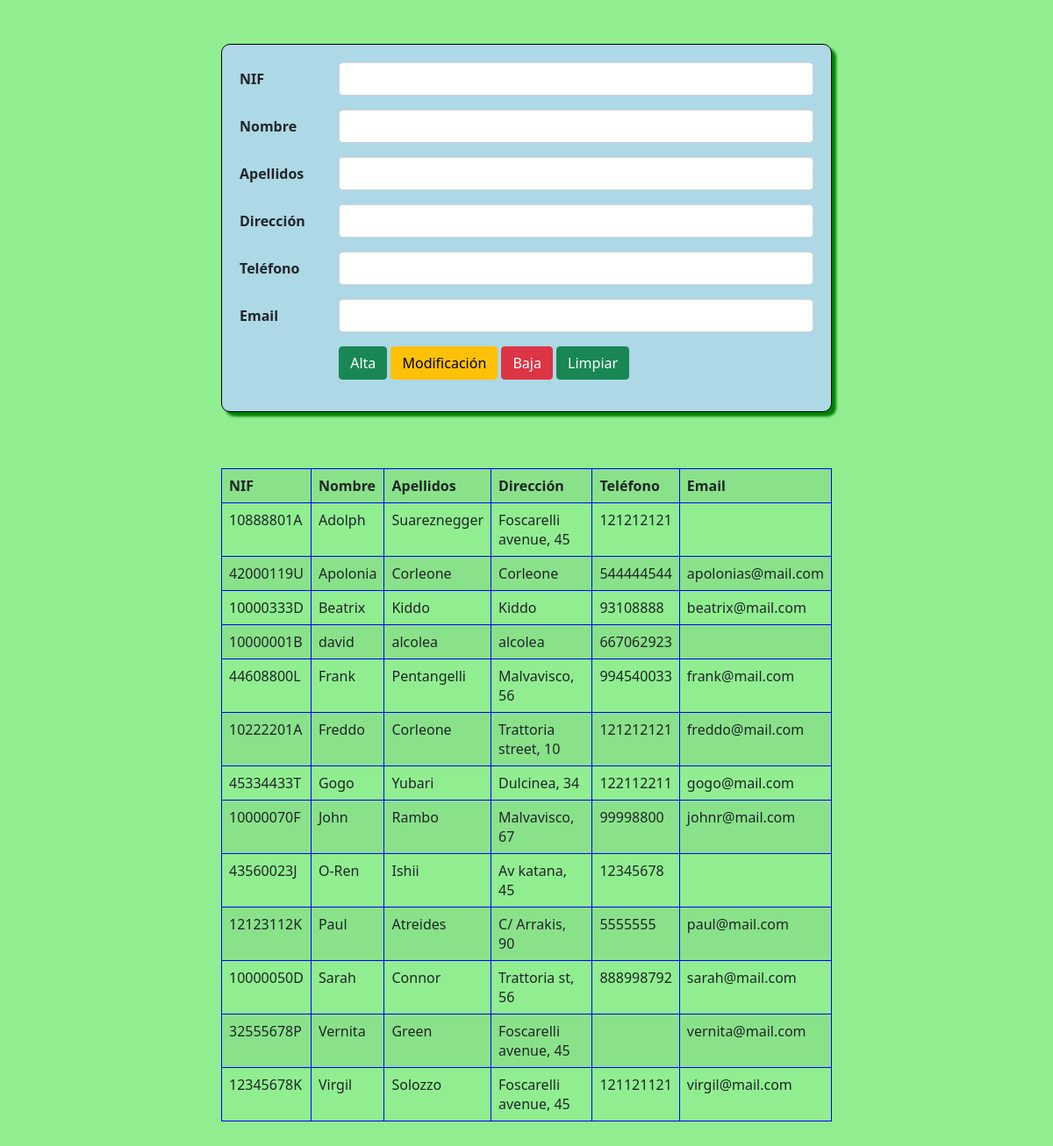
The page / on the database its author committed.
### tables this page shows
CREATE TABLE `personas` (
  `idpersona` int(11) NOT NULL,
  `nif` char(9) NOT NULL,
  `nombre` varchar(40) NOT NULL,
  `apellidos` varchar(80) NOT NULL,
  `direccion` varchar(120) NOT NULL,
  `telefono` char(9) NOT NULL,
  `email` varchar(80) DEFAULT NULL,
  `fechaalta` timestamp NOT NULL DEFAULT current_timestamp() ON UPDATE current_timestamp()
);

### index.php (the view, shortened to what this page needs)
<?php
$conexionBanco = conectar();
$sql = "SELECT * FROM personas ORDER BY nombre, apellidos";
$objetoDatos = mysqli_query($conexionBanco, $sql);
if ($objetoDatos->num_rows == 0) {
	echo "No se encontraron personas.";
} else {
	$personas = mysqli_fetch_all($objetoDatos, MYSQLI_ASSOC);
}
?>
<html>
<head>
	<link href="https://cdn.jsdelivr.net/npm/bootstrap@5.1.3/dist/css/bootstrap.min.css" rel="stylesheet">
	<link rel="stylesheet" type="text/css" href="css/estilos.css">
</head>
<body>
	<div class='container'>
		<form id='formulario' method='post' action='#'>
			<div class="row mb-3">
				<label for="nif" class="col-sm-2 col-form-label">NIF</label>
				<div class="col-sm-10">
					<input type="text" class="form-control" id="nif" name='nif' value="<?php echo $_SESSION['nif'] ?? null ?>">
				</div>
			</div>
			<div class="row mb-3">
				<label for="nombre" class="col-sm-2 col-form-label">Nombre</label>
				<div class="col-sm-10">
					<input type="text" class="form-control" id="nombre" name="nombre" value="<?php echo $_SESSION['nombre'] ?? null ?>">
				</div>
			</div>
			<div class="row mb-3">
				<label for="apellidos" class="col-sm-2 col-form-label">Apellidos</label>
				<div class="col-sm-10">
					<input type="text" class="form-control" id="apellidos" name="apellidos" value="<?php echo $_SESSION['apellidos'] ?? null ?>">
				</div>
			</div>
			<div class="row mb-3">
				<label for="direccion" class="col-sm-2 col-form-label">Dirección</label>
				<div class="col-sm-10">
					<input type="text" class="form-control" id="direccion" name="direccion" value="<?php echo $_SESSION['direccion'] ?? null ?>">
				</div>
			</div>
			<div class="row mb-3">
				<label for="telefono" class="col-sm-2 col-form-label">Teléfono</label>
				<div class="col-sm-10">
					<input type="text" class="form-control" id="telefono" name="telefono" value="<?php echo $_SESSION['telefono'] ?? null ?>">
				</div>
			</div>
			<div class=" row mb-3">
				<label for="email" class="col-sm-2 col-form-label">Email</label>
				<div class="col-sm-10">
					<input type="email" class="form-control" id="email" name="email" value="<?php echo $_SESSION['email'] ?? null ?>">
				</div>
			</div>
			<label class="col-sm-2 col-form-label"></label>
			<button type="submit" class="btn btn-success" id='alta' name='alta'>Alta</button>
			<button type="submit" class="btn btn-warning" id='modificacion' name='modificacion'>Modificación</button>
			<button type="submit" class="btn btn-danger" id="baja" name="baja">Baja</button>
			<button type="submit" class="btn btn-success" id='limpiar' name='limpiar'>Limpiar</button>
			<label class="col-sm-2 col-form-label"></label>
		</form><br><br>
		<table id='listapersonas' class="table table-striped">
			<?php
			if (isset($personas)) {
				echo "<tr><th>NIF</th><th>Nombre</th><th>Apellidos</th><th>Dirección</th><th>Teléfono</th><th>Email</th></tr>";
				foreach ($personas as $persona) {
					echo "<tr data-id='" . $persona['idpersona'] . "' onclick='consultaPersona(" . $persona['idpersona'] . ")'>
					<td>" . $persona['nif'] . "</td>
					<td>" . $persona['nombre'] . "</td>
					<td>" . $persona['apellidos'] . "</td>
					<td>" . $persona['direccion'] . "</td>
					<td>" . $persona['telefono'] . "</td>
					<td>" . $persona['email'] . "</td>
					</tr>";
				}
			}
			?>
		</table>
	</div>
</body>
</html>

### css/estilos.css (style rules this page uses)
body { background-color: lightgreen; }
.container { width: 60%; margin: 50px auto }
label { font-weight: bold; }
form:not(#formconsulta) { background-color: lightblue; padding: 20px; border: 1px solid black; border-radius: 10px; box-shadow: 5px 5px 3px green; }
table { width: 400px; margin: auto }
table, td, th { border: 1px solid blue }
td { cursor: pointer; }

### rows shown on the page
personas: nif "10888801A", nombre "Adolph", apellidos "Suareznegger", direccion "Foscarelli avenue, 45", telefono "121212121"
personas: nif "42000119U", nombre "Apolonia", apellidos "Corleone", direccion "Corleone", telefono "544444544", email "apolonias@mail.com"
personas: nif "10000333D", nombre "Beatrix", apellidos "Kiddo", direccion "Kiddo", telefono "93108888", email "beatrix@mail.com"
personas: nif "10000001B", nombre "david", apellidos "alcolea", direccion "alcolea", telefono "667062923"
personas: nif "44608800L", nombre "Frank", apellidos "Pentangelli", direccion "Malvavisco, 56", telefono "994540033", email "frank@mail.com"
personas: nif "10222201A", nombre "Freddo", apellidos "Corleone", direccion "Trattoria street, 10", telefono "121212121", email "freddo@mail.com"
personas: nif "45334433T", nombre "Gogo", apellidos "Yubari", direccion "Dulcinea, 34", telefono "122112211", email "gogo@mail.com"
personas: nif "10000070F", nombre "John", apellidos "Rambo", direccion "Malvavisco, 67", telefono "99998800", email "johnr@mail.com"
personas: nif "43560023J", nombre "O-Ren", apellidos "Ishii", direccion "Av katana, 45", telefono "12345678"
personas: nif "12123112K", nombre "Paul", apellidos "Atreides", direccion "C/ Arrakis, 90", telefono "5555555", email "paul@mail.com"
personas: nif "10000050D", nombre "Sarah", apellidos "Connor", direccion "Trattoria st, 56", telefono "888998792", email "sarah@mail.com"
personas: nif "32555678P", nombre "Vernita", apellidos "Green", direccion "Foscarelli avenue, 45", email "vernita@mail.com"
personas: nif "12345678K", nombre "Virgil", apellidos "Solozzo", direccion "Foscarelli avenue, 45", telefono "121121121", email "virgil@mail.com"
